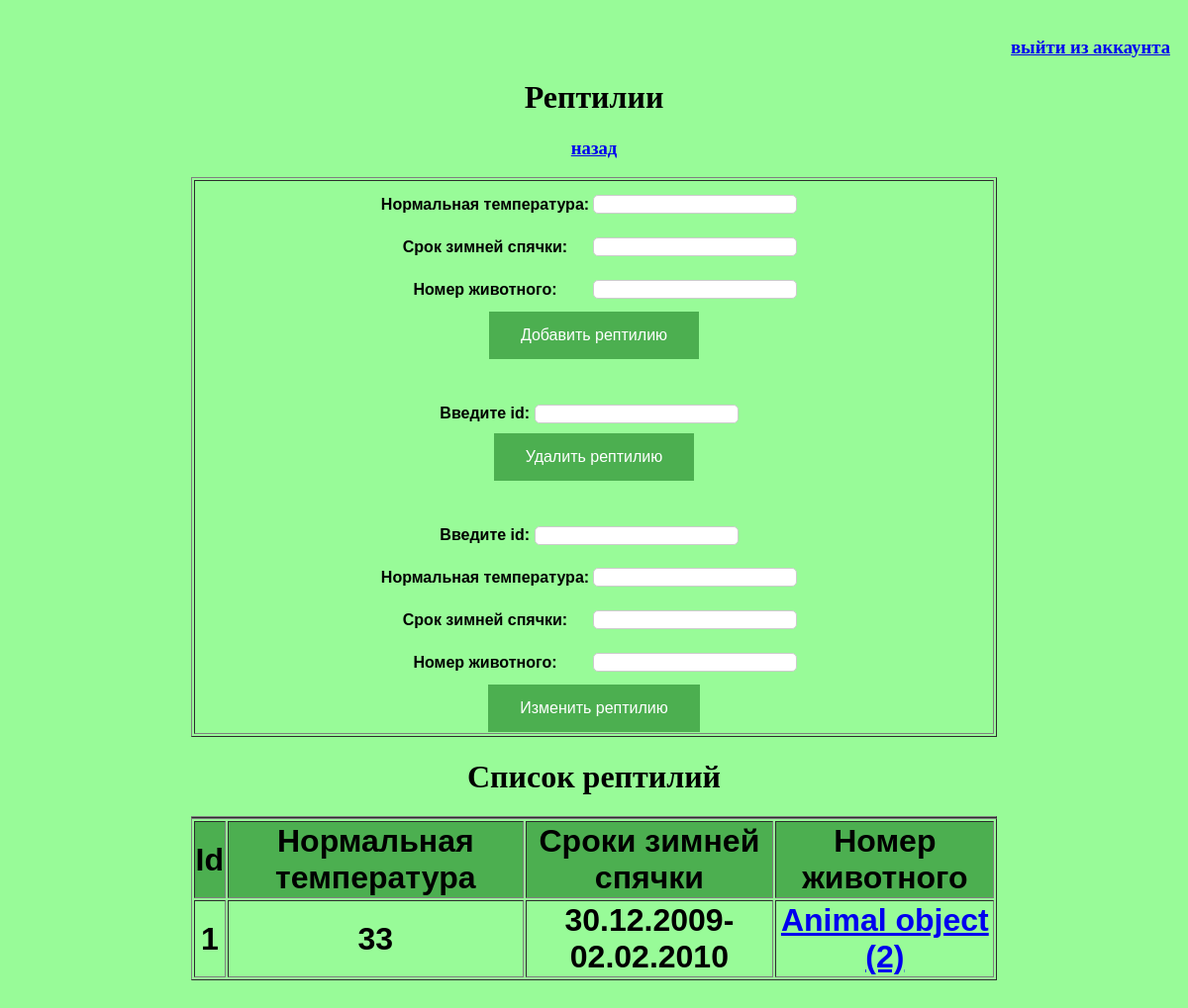
The app's page /reptile/ with its own data.
### firstapp/models.py (models this page shows)
class Reptile(models.Model):
    normal_temperature = models.CharField(max_length=40)
    hibernation_period = models.TextField(max_length=45,null=True)
    animal_id = models.ForeignKey('Animal', on_delete=models.CASCADE,null=True)
    objects = models.Manager()

class Animal(models.Model):
    name = models.CharField(max_length=40)
    birthday = models.CharField(max_length=20)
    gender = models.CharField(max_length=20, null=True)
    type = models.CharField(max_length=40)
    area_id = models.ForeignKey('Habitat_area', on_delete=models.CASCADE,null=True)
    ration_id = models.ForeignKey('Feeding_ration', on_delete=models.CASCADE,null=True)
    caretaker_id = models.ForeignKey('User', on_delete=models.CASCADE,related_name='caretaker_id',null=True)
    veterenarian_id = models.ForeignKey('User', on_delete=models.CASCADE,related_name='veterenarian_id',null=True)
    objects = models.Manager()

### firstapp/views.py (the view)
# urls.py: path('reptile/', views.index_reptile, name='reptile'),
def index_reptile(request):
    form_ra = AddRept()
    data = Reptile.objects.all()
    return render(request, "firstapp/Template_Reptile.html", {"form":form_ra, "data_show":data})

### firstapp/forms.py
class AddRept(forms.Form):
    normal_temperature = forms.CharField(label="Нормальная температура",widget=forms.NumberInput(attrs={"class":"myfield"}))
    hibernation_period = forms.CharField(label="Срок зимней спячки",widget=forms.TextInput(attrs={"class":"myfield"}))
    animal_id = forms.IntegerField(label="Номер животного", widget=forms.NumberInput(attrs={"class": "myfield"}))

### templates/firstapp/Template_Reptile.html (shortened to what this page needs)
<!DOCTYPE html>
<html>
<head>
</head>
<body class="container">
    <div id="header" >
        <h3 align="right"><a href="/admin/logout/">выйти из аккаунта</a></h3>
        <h1 align="center">Рептилии<h1>
        <h3 align="center"><a href = "{% url 'home' %}">назад</a></h3>
    </div>
<table border="1" width="70%" align="center">
    <tr>
        <th align="center" width="50%">
    <form method="POST" action="addr/">
        <table>
            {{ form }}
        </table>
        <input class="button" type="submit" value="Добавить рептилию">
    </form>
    <br>
    <br>
    <form method="POST" action="delr/">
        <label>Введите id: </label>
        <input class = 'myfield' type= "number" name="delname" ><br>
        <input class="button" type= "submit" value="Удалить рептилию">
    </form>
    <br>
    <br>
    <form method="POST" action="upr/">
        <label>Введите id: </label>
        <input class = 'myfield' type= "number" name="upname"><br>
        <table>
            {{ form }}
        </table>
        <input class="button" type= "submit" value="Изменить рептилию">
    </form>
    </table>
    <th align="center" width="50%">
        <h1 align="center"> Список рептилий<h1>
    <table border="1" width="70%" align="center">
    <tr>
    <form method="POST" action="show/">
        <table align="center" border="1" width="70%">
            <tr align="center" bgcolor="#4CAF50">
                <th>Id</th>
                <th>Нормальная температура</th>
                <th>Сроки зимней спячки</th>
                <th>Номер животного</th>
            </tr>
        {% for i in data_show %}
            <tr align="center">
                <td>{{ i.id }}</td>
                <td>{{ i.normal_temperature }}</td>
                <td>{{ i.hibernation_period }}</td>
                <td> <a href="{% url 'animal' %}"> {{ i.animal_id}} </td>
            </tr>
        {% endfor %}
        </table>
    </form>
        </th>
</body>
</html>

### templates/firstapp/Template_Reptile.html (style rules this page uses)
.myfield { border:1px solid #ccc; border-radius:5px; height:15px; width:200px; margin: 10px 10px 10px 0; text-align: center; }
.button { background-color: #4CAF50; border: none; color: white; padding: 15px 32px; text-align: center; text-decoration: none; display: inline-block; font-size: 16px; }
body { background: #98FB98 ; padding: 10px; background-repeat: no-repeat; }
label { font-family: Helvetica; }
td { font-family: Arial; }
th { font-family: Arial; }

### records on screen
Reptile: id "1", normal_temperature "33", hibernation_period "30.12.2009-02.02.2010", animal_id "Animal object (2)"
